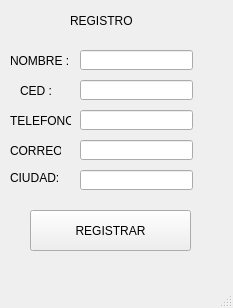
<?xml version="1.0" encoding="UTF-8"?>
<ui version="4.0">
 <class>W_REGISTRO</class>
 <widget class="QMainWindow" name="W_REGISTRO">
  <property name="geometry">
   <rect>
    <x>0</x>
    <y>0</y>
    <width>233</width>
    <height>308</height>
   </rect>
  </property>
  <property name="windowTitle">
   <string>MainWindow</string>
  </property>
  <widget class="QWidget" name="centralwidget">
   <widget class="QLabel" name="label">
    <property name="geometry">
     <rect>
      <x>70</x>
      <y>0</y>
      <width>81</width>
      <height>41</height>
     </rect>
    </property>
    <property name="text">
     <string>REGISTRO </string>
    </property>
   </widget>
   <widget class="QLabel" name="label_2">
    <property name="geometry">
     <rect>
      <x>10</x>
      <y>40</y>
      <width>91</width>
      <height>41</height>
     </rect>
    </property>
    <property name="text">
     <string>NOMBRE :</string>
    </property>
   </widget>
   <widget class="QLabel" name="label_3">
    <property name="geometry">
     <rect>
      <x>20</x>
      <y>80</y>
      <width>41</width>
      <height>21</height>
     </rect>
    </property>
    <property name="text">
     <string>CED :</string>
    </property>
   </widget>
   <widget class="QLabel" name="label_4">
    <property name="geometry">
     <rect>
      <x>10</x>
      <y>110</y>
      <width>61</width>
      <height>21</height>
     </rect>
    </property>
    <property name="text">
     <string>TELEFONO:</string>
    </property>
   </widget>
   <widget class="QLabel" name="label_5">
    <property name="geometry">
     <rect>
      <x>10</x>
      <y>140</y>
      <width>51</width>
      <height>21</height>
     </rect>
    </property>
    <property name="text">
     <string>CORREO:</string>
    </property>
   </widget>
   <widget class="QLabel" name="label_6">
    <property name="geometry">
     <rect>
      <x>10</x>
      <y>170</y>
      <width>51</width>
      <height>16</height>
     </rect>
    </property>
    <property name="text">
     <string>CIUDAD:</string>
    </property>
   </widget>
   <widget class="QLineEdit" name="lineEdit_2">
    <property name="geometry">
     <rect>
      <x>80</x>
      <y>50</y>
      <width>113</width>
      <height>20</height>
     </rect>
    </property>
   </widget>
   <widget class="QLineEdit" name="lineEdit_3">
    <property name="geometry">
     <rect>
      <x>80</x>
      <y>80</y>
      <width>113</width>
      <height>20</height>
     </rect>
    </property>
   </widget>
   <widget class="QLineEdit" name="lineEdit_4">
    <property name="geometry">
     <rect>
      <x>80</x>
      <y>110</y>
      <width>113</width>
      <height>20</height>
     </rect>
    </property>
   </widget>
   <widget class="QLineEdit" name="lineEdit_5">
    <property name="geometry">
     <rect>
      <x>80</x>
      <y>140</y>
      <width>113</width>
      <height>20</height>
     </rect>
    </property>
   </widget>
   <widget class="QLineEdit" name="lineEdit_6">
    <property name="geometry">
     <rect>
      <x>80</x>
      <y>170</y>
      <width>113</width>
      <height>20</height>
     </rect>
    </property>
   </widget>
   <widget class="QPushButton" name="pushButton">
    <property name="geometry">
     <rect>
      <x>30</x>
      <y>210</y>
      <width>161</width>
      <height>41</height>
     </rect>
    </property>
    <property name="text">
     <string>REGISTRAR</string>
    </property>
   </widget>
  </widget>
  <widget class="QMenuBar" name="menubar">
   <property name="geometry">
    <rect>
     <x>0</x>
     <y>0</y>
     <width>233</width>
     <height>21</height>
    </rect>
   </property>
  </widget>
  <widget class="QStatusBar" name="statusbar"/>
 </widget>
 <resources/>
 <connections/>
</ui>
